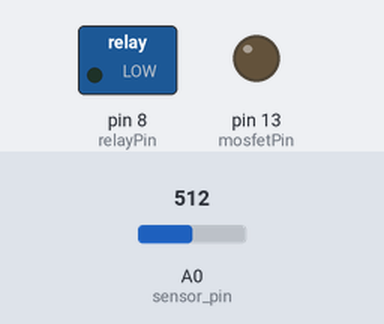
This sketch was run on a simulated Arduino Uno, built with avr-gcc and run on an emulated ATmega328P. Shown: switched loads named in the sketch (green lamp = pin HIGH), output pins drawn as LEDs (lit = HIGH). Inputs (shaded band) come from the test bench; at power-on: A0 (sensor_pin) = 512.

Above: at 1.2 s.
1.3 s: A0 (sensor_pin) set to 642
4.1 s: A0 (sensor_pin) set to 667
At 8.4 s:
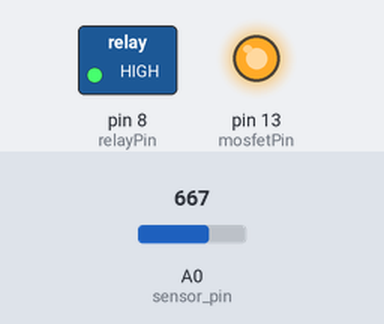
10.9 s: A0 (sensor_pin) set to 511
At 14.2 s:
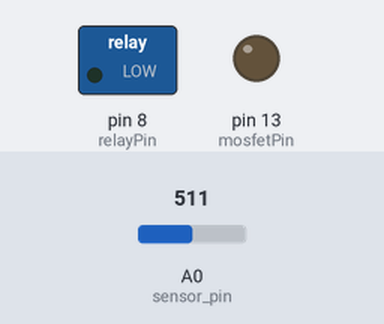
14.9 s: A0 (sensor_pin) set to 716
At 18.4 s:
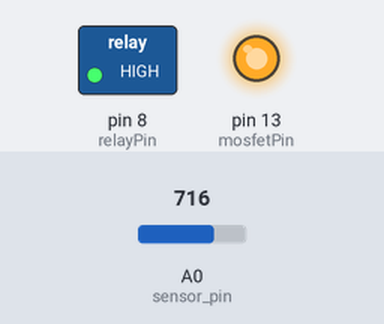
Timing chart, 0 to 19.9 s (numbered marks = the images above; inputs shaded):
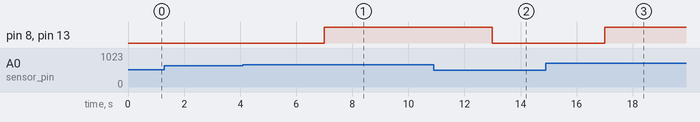

The sketch:

Working_22March.ino
```cpp
int sensor_pin = A0;
int mosfetPin = 13;
int relayPin = 8;
int output_value ;
int output_value_perc;
int valve_status = 0;
int iteration = 0;
String message_from_pc;

void setup() {

  pinMode(mosfetPin, OUTPUT);
  pinMode(relayPin, OUTPUT);
  pinMode(LED_BUILTIN, OUTPUT);
  Serial.begin(9600);

  //   Serial.begin(115200);
  //   Serial.println("Reading From the Sensor new code...");
  //   delay(1000);

}

void loop() {

  output_value = analogRead(sensor_pin);

  output_value_perc = map(output_value, 1024, 0, 0, 100);
  iteration++;
  //  Serial.print("Iteration: ");
  //  Serial.println(iteration);
  //Serial.println("Enter the message");
  //message_from_pc = Serial.readString();
  //Serial.print(message_from_pc);
  String message;
  message = Serial.readString();
  if (message == "readm") {
    digitalWrite(LED_BUILTIN, HIGH);
    Serial.print(output_value_perc);
  }
  else {

  }
  if (output_value_perc > 35)
  {

    //    Close Valve
    //    Serial.println("<< Valave Closed >>");

    digitalWrite(mosfetPin, LOW);

    digitalWrite(relayPin, LOW);

    valve_status = 0;
  }
  else
  {
    //    Open Valve
    //    Serial.println(" || Valave Opened ||");

    digitalWrite(mosfetPin, HIGH);
    valve_status = 1;

    digitalWrite(relayPin, HIGH);
  }
  //  Serial.print("Moisture:: ");
  //  Serial.println(output_value_perc);


  //  Serial.print("valve:: ");
  //  Serial.println(valve_status);

  delay(1000);

  //   }

}
```

Measured:
- the behaviour switches between 655 and 656 on A0 (sensor_pin) (found by bisection; images 0 and 1)
- after the input at 1.3 s, every drawn part: stays the same
- after the input at 4.1 s, pin 8 (relayPin), pin 13 (mosfetPin): LOW → HIGH after 2.9 s
- after the input at 10.9 s, pin 8 (relayPin), pin 13 (mosfetPin): HIGH → LOW after 2.1 s
- after the input at 14.9 s, pin 8 (relayPin), pin 13 (mosfetPin): LOW → HIGH after 2.1 s
